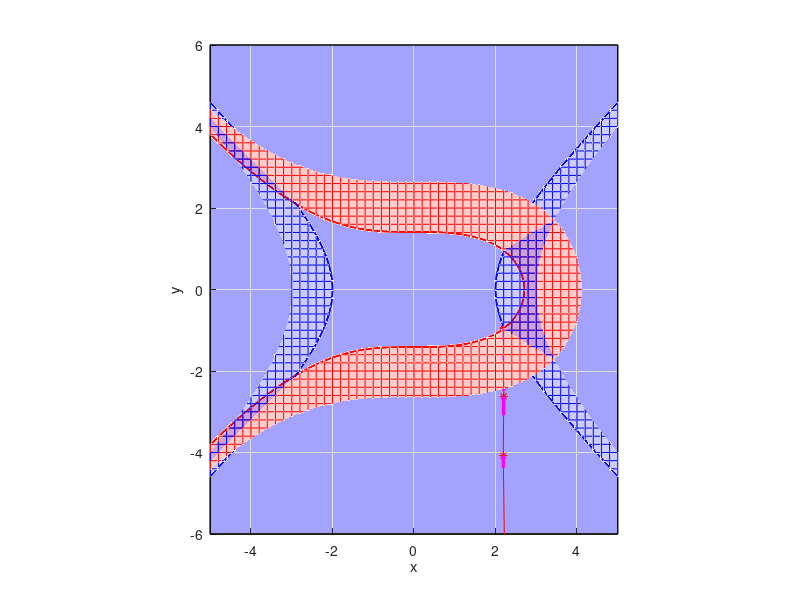

This figure's MATLAB source:

% Broideno metodas
function pagrindine
clc,close all
scrsz = get(0,'ScreenSize')

x=[-5:0.2:5];y=[-6:0.2:6];
Z=pavirsius(@f,x,y);
% [left, bottom, width, height]
fig1=figure(1);set(fig1,'Position',[50 scrsz(4)/1.8 scrsz(3)/3 scrsz(4)/3],'Color','w');
hold on,grid on,axis equal,axis([min(x) max(x) min(y) max(y) 0 5]);view([0 0 1]);xlabel('x'),ylabel('y');
mesh(x,y,Z(:,:,1)','FaceAlpha',0.2,'FaceColor','r','EdgeColor','r');contour(x,y,Z(:,:,1)',[0 0],'LineWidth',1.5,'LineColor','r');
mesh(x,y,Z(:,:,2)','FaceAlpha',0.2,'FaceColor','b','EdgeColor','b');contour(x,y,Z(:,:,2)',[0 0],'LineWidth',1.5,'LineColor','b');
xx=axis; fill([xx(1),xx(1),xx(2),xx(2)],[xx(3),xx(4),xx(4),xx(3)],'b','FaceAlpha',0.2);
pause
xx=axis; fill([xx(1),xx(1),xx(2),xx(2)],[xx(3),xx(4),xx(4),xx(3)],'b','FaceAlpha',0.2);

eps=1e-2;itmax=100;
x=[3;-20];
n=length(x);


% Pradinio Jakobio matricos artinio apskaiciavimas: **********
if 1  % pradinis A artinys skaiciuojamas pagal skaitinio diferencijavimo formule;
    dx=sum(abs(x))*1e-5; f0=f(x);
    for i=1:n
        x1=x;x1(i)=x1(i)+dx; f1=f(x1); A(:,i)=(f1-f0)/dx;
    end
else,  % pradinis A artinys yra parinkta istrizainine matrica 
    A=eye(n)*11;   %*10  *15 *8) 
end  

% Broideno metodo iteracijos:
ff=f(x);  % pradine funkcijos reiksme
alpha=1
for iii=1:itmax
    deltax=-A\ff; x1=x+deltax*alpha; ff1=f(x1); A=A+(ff1-ff-A*deltax)*deltax'/(deltax'*deltax);

    figure(1);plot3(x1(1),x1(2),0,'r*');line([x(1),x1(1)],[x(2),x1(2)],[0,0],'Color','red');
    line([x(1),x1(1)],[x(2),x1(2)],[ff(1),0*ff1(1)],'Color','magenta','LineWidth',2.5);
    pause;
 
    tikslumas=norm(deltax)/(norm(x)+norm(deltax));
    
    fprintf(1,'\n iteracija %d  tikslumas %g',iii,tikslumas);
    if tikslumas < eps,         fprintf(1,'\n sprendinys x =');fprintf(1,'  %g',x); plot3(x(1),x(2),0,'rp'); break;
    elseif iii == itmax,fprintf(1,'\n ****tikslumas nepasiektas. Paskutinis artinys x =');fprintf(1,'  %g',x); plot3(x(1),x(2),0,'gp'); break;
    end
    
    ff=ff1;x=x1;
    
end

return
end
%   Lygciu sistemos funkcija 
    function fff=f(x)
    fff=[0.1*x(1)^3+x(2)^2-2;
         x(1)^2-x(2)^2-4];
    return
    end
    


    function Z=pavirsius(funk,x,y)
        for i=1:length(x), for j=1:length(y)
              Z(i,j,1:2)=funk([x(i),y(j)]);
        end, end
    return
    end